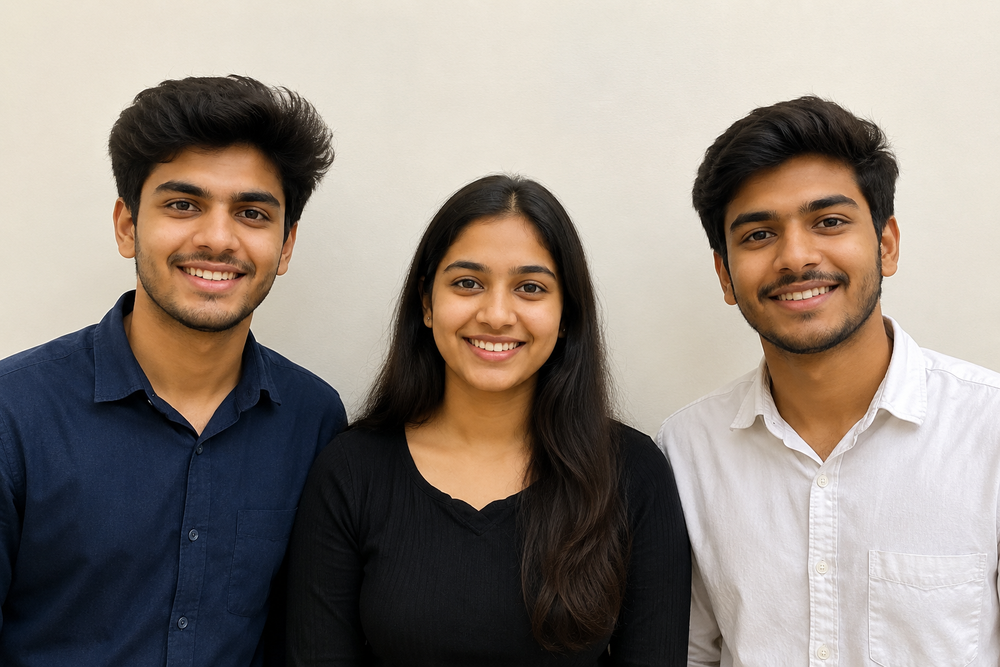
#> input picture project4/sample_image.png, 1000 x 667 px, shrunk from 1536 x 1024 before the run
$ jupyter execute project4.ipynb
#> lines starting #> are read from the running program, lines starting #| are printed output that depends on the picture; after the words box and inside, x2 and y2 are one past the last pixel; in counts of white or black regions, pixels touching at a corner belong together
[cell 1]
import cv2
import matplotlib.pyplot as plt

[cell 2]
face_cascade = cv2.CascadeClassifier("haarcascade_frontalface_default.xml")
image = cv2.imread("sample_image.png")
#> image is the input picture: shape (667, 1000, 3); mean B, G, R 126.9, 135, 144.9
gray = cv2.cvtColor(image, cv2.COLOR_BGR2GRAY)
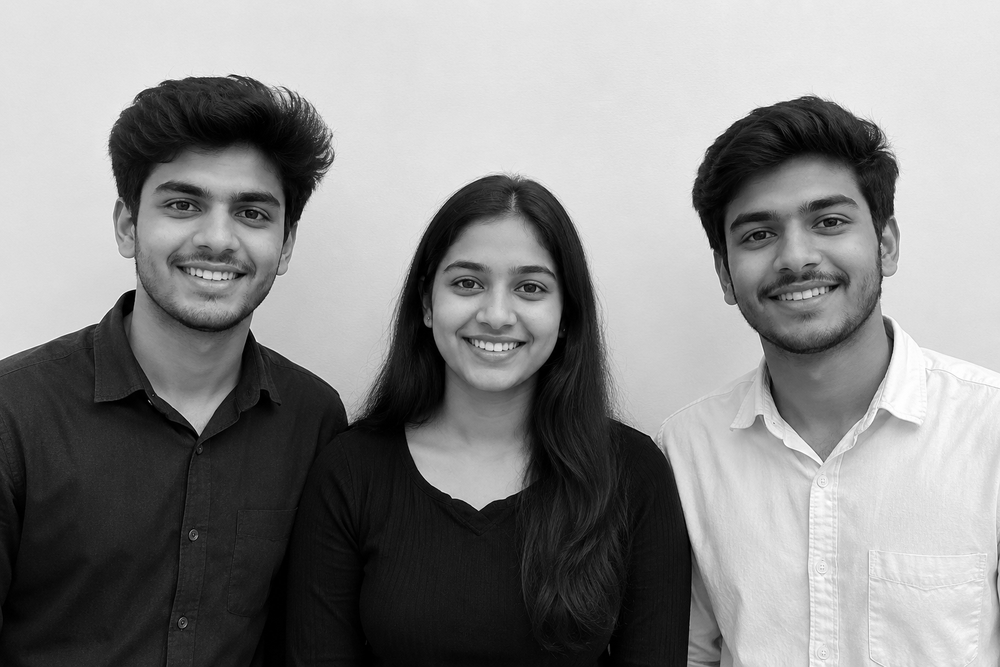
#> gray: shape (667, 1000); min 0, max 255, mean 137

[cell 3]
faces = face_cascade.detectMultiScale(
    gray,
    scaleFactor=1.1,
    minNeighbors=5,
    minSize=(30,30)
)
#> faces = [[414, 220, 164, 164], [114, 127, 206, 206], [700, 149, 197, 197]]

[cell 4]
print("Number of Faces Detected:", len(faces))
#| Number of Faces Detected: 3

[cell 5]
# Draw rectangles around the detected faces
for (x, y, w, h) in faces:
    cv2.rectangle(
        image,
        (x, y),
        (x + w, y + h),
        (0, 255, 0),
        2
    )
#> this loop made 3 passes
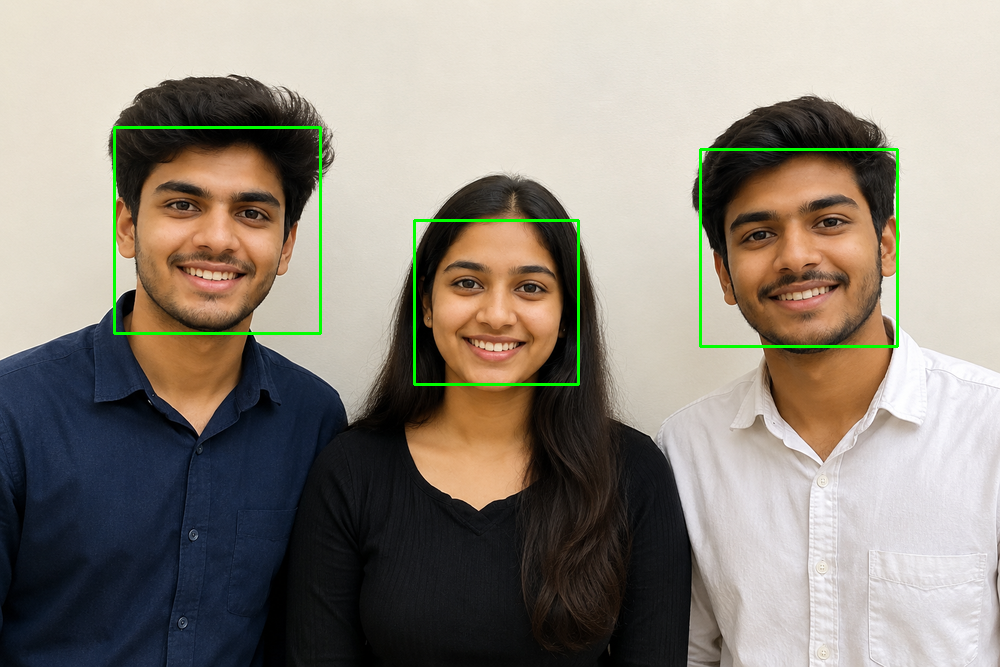
#> image: shape (667, 1000, 3); 1.02% of pixels changed, all inside (x1, y1, x2, y2) = (113, 126, 899, 386)

[cell 6]
image_rgb = cv2.cvtColor(image, cv2.COLOR_BGR2RGB)
